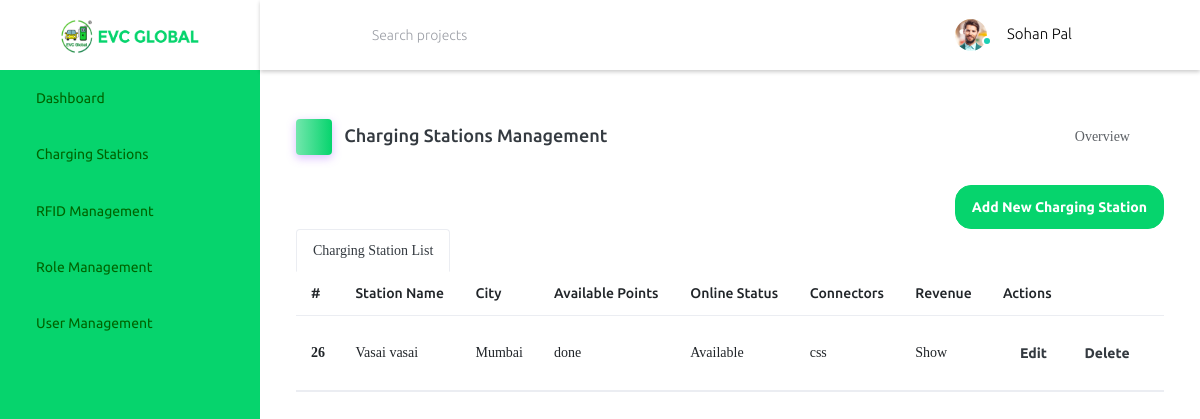
The app's page /station/ with its own data.
### api/models.py (models this page shows, shortened)
class ChargingStations(models.Model):
    Charging_Station_Name = models.CharField(max_length=200, default="")
    Address = models.CharField(max_length=200, default="")
    City = models.CharField(max_length=200, default="")
    Zip_Code = models.IntegerField(null=True)
    State = models.CharField(max_length=200, default="")
    Country = models.CharField(max_length=200, default="")
    station_type = models.CharField(max_length=100, default="")
    open = models.CharField(max_length=100, default="")
    Phone_Number = models.CharField(max_length=200, default="")
    Socket_URL = models.CharField(max_length=200, default="")
    Charging_Point_Name = models.CharField(max_length=200, default="")
    Charging_Point_ID = models.CharField(max_length=200, default="")
    Connector_Type = models.CharField(max_length=200, default="")
    Charging_Power = models.CharField(max_length=200, default="")
    EV_Compatible = models.CharField(max_length=200, default="")
    Cost_per_Unit = models.CharField(max_length=200, default="")
    LICENSE = models.CharField(max_length=200, default="")
    Change_Availability = models.CharField(max_length=200, default="")
    Online_Status = models.CharField(max_length=200, default="")
    Connectors = models.CharField(max_length=200, default="")
    Food_Drink = models.CharField(max_length=200)
    Things_to_Do = models.CharField(max_length=200)
    Shopping = models.CharField(max_length=200)
    Services = models.CharField(max_length=200)

### api/views.py (the view)
# urls.py: path('station/' , views.station , name='station'),
def station(request):
    try:
        if request.method == 'POST':
            station_name = request.POST['station_name']
            address = request.POST['address']
            city = request.POST['city']
            state = request.POST['state']
            zip_code = request.POST['zip']
            station_type = request.POST['Public']
            open_24_7 = request.POST['Yes']
            phone = request.POST['phone']
            print(station_name,address,city,state,zip_code,station_type,open_24_7,phone)
            charging_station = ChargingStations(
                Charging_Station_Name=station_name,
                Address=address,
                City=city,
                State=state,
                Zip_Code=zip_code,
                station_type=station_type,
                open=open_24_7,
                Phone_Number=phone
            )
            charging_station.save()
            return render(request, 'station.html')
    except Exception as e:
        print(str(e))
    charging_stations = ChargingStations.objects.all()
    return render(request, 'station.html', {'charging_stations': charging_stations})

### api/templates/station.html (shortened to what this page needs)
{% load static %}
<!DOCTYPE html>
<html lang="en">
  <head>
    <link rel="stylesheet" href={% static 'vendors/mdi/css/materialdesignicons.min.css' %}>
    <link rel="stylesheet" href={% static 'vendors/css/vendor.bundle.base.css' %}>
    <link rel="stylesheet" href={% static 'css/style.css' %}>
  </head>
  <body>
    <div class="container-scroller">
      <nav class="navbar default-layout-navbar col-lg-12 col-12 p-0 fixed-top d-flex flex-row">
        <div class="text-center navbar-brand-wrapper d-flex align-items-center justify-content-center">
          <a class="navbar-brand brand-logo" href="dashboard"><img src={% static 'images/Logo_Green.png' %} alt="logo" /></a>
        </div>
        <div class="navbar-menu-wrapper d-flex align-items-stretch">
          <button class="navbar-toggler navbar-toggler align-self-center" type="button" data-toggle="minimize">
            <span class="mdi mdi-menu"></span>
          </button>
          <div class="search-field d-none d-md-block">
            <form class="d-flex align-items-center h-100" action="#">
              <div class="input-group">
                <div class="input-group-prepend bg-transparent">
                  <i class="input-group-text border-0 mdi mdi-magnify"></i>
                </div>
                <input type="text" class="form-control bg-transparent border-0" placeholder="Search projects">
              </div>
            </form>
          </div>
          <ul class="navbar-nav navbar-nav-right">
            <li class="nav-item nav-profile dropdown">
              <a class="nav-link dropdown-toggle" id="profileDropdown" href="#" data-bs-toggle="dropdown" aria-expanded="false">
                <div class="nav-profile-img">
                  <img src={% static 'images/faces/face1.jpg' %} alt="image">
                  <span class="availability-status online"></span>
                </div>
                <div class="nav-profile-text">
                  <p class="mb-1 text-black">Sohan Pal</p>
                </div>
              </a>
            </li>
            <li class="nav-item d-none d-lg-block full-screen-link">
              <a class="nav-link">
                <i class="mdi mdi-fullscreen" id="fullscreen-button"></i>
              </a>
            </li>
          </ul>
        </div>
      </nav>
      <div class="container-fluid page-body-wrapper">
        <nav class="sidebar sidebar-offcanvas" id="sidebar">
          <ul class="nav">
            <li class="nav-item">
              <a class="nav-link" href="{% url 'dashboard' %}">
                <span class="menu-title"> Dashboard</span>
                <i class="mdi mdi-home menu-icon"></i>
              </a>
            </li>
            <li class="nav-item">
              <a class="nav-link" href="{% url 'station' %}">
                <span class="menu-title" >Charging Stations</span>
                <i class="mdi mdi-contacts menu-icon"></i>
              </a>
            </li>
            <li class="nav-item">
              <a class="nav-link" href="{% url 'rfid' %}">
                <span class="menu-title">RFID Management</span>
                <i class="mdi mdi-format-list-bulleted menu-icon"></i>
              </a>
            </li>
            <li class="nav-item">
              <a class="nav-link" href="{% url 'role' %}">
                <span class="menu-title">Role Management</span>
                <i class="mdi mdi-chart-bar menu-icon"></i>
              </a>
            </li>
            <li class="nav-item">
              <a class="nav-link" href="{% url 'user' %}">
                <span class="menu-title">User Management</span>
                <i class="mdi mdi-table-large menu-icon"></i>
              </a>
            </li>
          </ul>
        </nav>
        <div class="main-panel">
          <div class="content-wrapper">
            <div class="page-header">
              <h3 class="page-title">
                <span class="page-title-icon bg-gradient-primary text-white me-2">
                  <i class="mdi mdi-home"></i>
                </span> Charging Stations Management
              </h3>
              <nav aria-label="breadcrumb">
                <ul class="breadcrumb">
                  <li class="breadcrumb-item active" aria-current="page">
                    Overview <i class="mdi mdi-alert-circle-outline icon-sm text-primary align-middle"></i>
                  </li>
                </ul>
              </nav>
            </div>
             <div class="d-grid gap-2 d-md-flex justify-content-md-end">
            <a class="btn btn-primary" href="{% url 'newstation' %}" role="button">Add New Charging Station</a>
          </div>
            <ul class="nav nav-tabs">
                <li class="nav-item">
                  <a class="nav-link active" aria-current="page" href="{% url 'station' %}">Charging Station List</a>
                </li>
                  <table class="table table-hover">
                    <thead>
                      <tr>
                        <th scope="col">#</th>
                        <th scope="col">Station Name</th>
                        <th scope="col">City</th>
                        <th scope="col">Available Points</th>
                        <th scope="col">Online Status</th>
                        <th scope="col">Connectors</th>
                        <th scope="col">Revenue</th>
                        <th scope="col">Actions</th>
                      </tr>
                    </thead>
                    <tbody>
                      {% for i in charging_stations %}
                      <tr>
                        <th scope="row">{{i.id}}</th>
                        <td>{{i.Charging_Station_Name}}</td>
                        <td>{{i.City}}</td>
                        <td>{{i.Charging_Point_Name}}</td>
                        <td>{{i.Online_Status}}</td>
                        <td>{{i.Connector_Type}}</td>
                        <td>Show</td>
                        <td>
                          <a href="{% url 'edit' i.id %}" class="btn btn-link btn-sm">Edit</a>
                          <a href="{% url 'delete' i.id %}" class="btn btn-link btn-sm" onclick="return confirmDelete(event)">Delete</a>
                        </td>
                      </tr>
                      {% endfor %}
                    </tbody>
                  </table>
                </div>
              </div>
              </div>
        </div>
  </body>
</html>

### api/templates/station.html (style rules this page uses)
body { font-family: Montserrat; }
.content-wrapper { background: #fff; padding: 2.75rem 2.25rem; width: 100%; -webkit-box-flex: 1; -ms-flex-positive: 1; flex-grow: 1; }
.sidebar { min-height: calc(100vh - 70px); background: #06d46d; font-family: "ubuntu-regular", sans-serif; padding: 0; width: 260px; z-index: 11; transition: width 0.25s ease, background 0.25s ease; -webkit-transition: width 0.25s ease, background 0.25s ease; -moz-transition: width 0.25s ease, background 0.25s ease; -ms-transition: width 0.25s ease, background 0.25s ease; }
.sidebar .nav .nav-item .nav-link { display: -webkit-box; display: -ms-flexbox; display: flex; -webkit-box-align: center; -ms-flex-align: center; align-items: center; white-space: nowrap; padding: 1.125rem 0 1.125rem 0; color: #006400; -webkit-transition-duration: 0.45s; transition-duration: 0.45s; transition-property: color; -webkit-transition-property: color; }
.sidebar .nav .nav-item .nav-link i.menu-icon { font-size: 1.125rem; line-height: 1; margin-left: auto; color: #fff; }
.navbar .navbar-brand-wrapper .navbar-brand { color: #27367f; font-size: 1.5rem; line-height: 48px; margin-right: 0; padding: 0.25rem 0; }
.navbar .navbar-brand-wrapper .navbar-brand img { width: calc(260px - 120px); max-width: 100%; height: 35px; margin: auto; vertical-align: middle; }
.navbar .navbar-menu-wrapper { transition: width 0.25s ease; -webkit-transition: width 0.25s ease; -moz-transition: width 0.25s ease; -ms-transition: width 0.25s ease; color: #06d46d; padding-left: 24px; padding-right: 24px; width: calc(100% - 260px); height: 70px; box-shadow: 0 2px 4px rgba(0, 0, 0, 0.2); }
.nav-link { display: block; padding: 0.5rem 1rem; color: #06d46d; text-decoration: none; -webkit-transition: color 0.15s ease-in-out, background-color 0.15s ease-in-out, border-color 0.15s ease-in-out; transition: color 0.15s ease-in-out, background-color 0.15s ease-in-out, border-color 0.15s ease-in-out; }
.btn { display: inline-block; font-weight: 400; line-height: 1; color: #343a40; text-align: center; text-decoration: none; vertical-align: middle; cursor: pointer; -webkit-user-select: none; -moz-user-select: none; -ms-user-select: none; user-select: none; border: 1px solid transparent; padding: 0.875rem 1rem; font-size: 0.875rem; border-radius: 1rem; }
.btn-primary { color: #000; background-color: #06d46d; border-color: #06d46d; }
.bg-gradient-primary { background: -webkit-gradient(linear, left top, right top, from(#06d46d90), to(#06d46d)) !important; background: linear-gradient(to right, #06d46d90, #06d46d) !important; }
a { color: #06d46d; }

### records on screen
ChargingStations: id "26", Charging_Station_Name "Vasai vasai", City "Mumbai", Charging_Point_Name "done", Online_Status "Available", Connector_Type "css"
